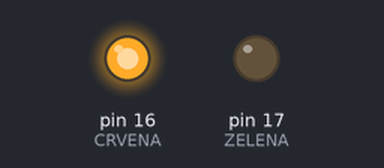
The sketch below on a simulated Arduino Uno, built with avr-gcc and run on an emulated ATmega328P. On the bench: output pins drawn as LEDs (lit = HIGH).

Above: at 1.0 s.
At 4.0 s:
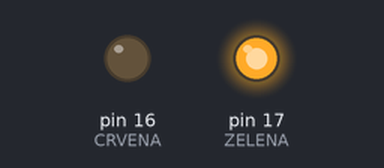
At 6.0 s:
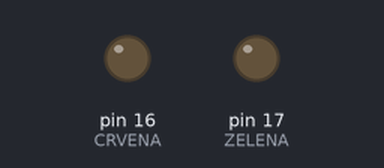
Timing chart, 0 to 9.1 s (numbered marks = the images above):
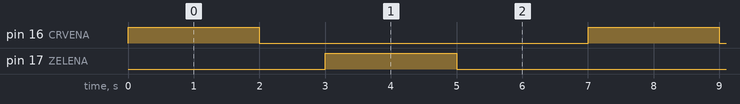

Measured:
- by itself, pin 16 (CRVENA), pin 17 (ZELENA): alternates HIGH for 2.0 s and LOW for 5.0 s
- by itself, everything shown: repeats every 7.0 s, in 4 steps

The sketch:

LED.ino
```cpp
#define CRVENA 16
#define ZELENA 17


void setup() {

  pinMode(CRVENA, OUTPUT);
  pinMode(ZELENA, OUTPUT);
}


void loop() {
  digitalWrite(CRVENA, HIGH);
  delay(2000);
  digitalWrite(CRVENA, LOW);
  delay(1000);
  digitalWrite(ZELENA, HIGH);
  delay(2000);
  digitalWrite(ZELENA, LOW);
  delay(2000);
}
```
